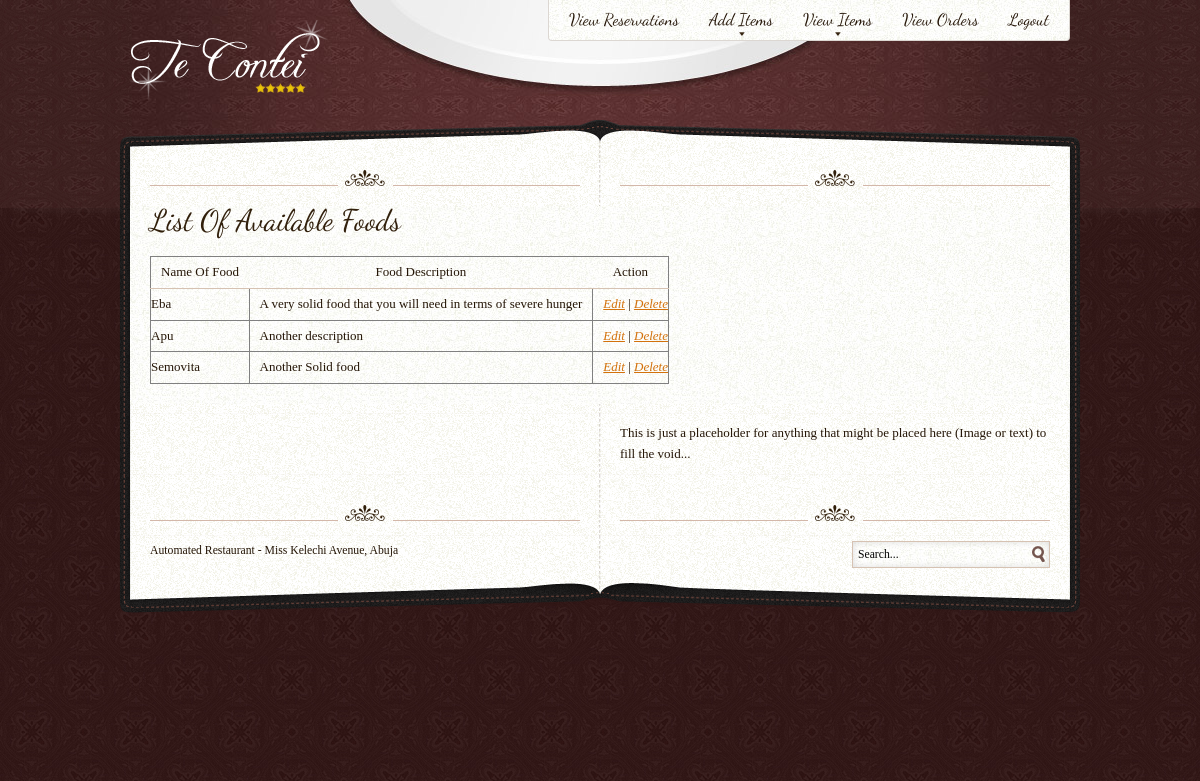
/view_food.php, run on the app's committed database.
### tables this page shows
CREATE TABLE IF NOT EXISTS `food` (
  `id` int(11) NOT NULL AUTO_INCREMENT,
  `food_name` varchar(30) NOT NULL,
  `food_detail` text NOT NULL,
  PRIMARY KEY (`id`)
);

### view_food.php (the view, shortened to what this page needs)
<?php
	include 'dashboard_header.php';
	include 'db.php';
?>
	<?php
		try {
		    $sql = "SELECT * FROM food";
		    $result = $pdo->query($sql);
		    } catch (PDOException $e) {
		      echo "No food found";
		      $e->getMessage();
		    }
		    while($row = $result->fetch()){
		      $rows[] = array("id" => $row['id'], "food_name" => $row['food_name'], "food_detail" => $row['food_detail']);
		    }
	 ?>
	<div id="carte">
		<div id="carte-top" class="wrap"></div>
		<div id="content-block" class="wrap">
		<div class="separator top-separator content left"></div>
		<div class="separator top-separator content right"></div>
		<div id="main" class="content fullwidth">
		<article class="article art">
		<div class="article-body">
			<h2>List Of Available Foods</h2>
			<table border="1">
				<thead>
					<tr>
						<th>Name Of Food</th>
						<th>Food Description</th>
						<th>Action</th>
					</tr>
				</thead>
				    <?php foreach ($rows as $food_list): ?>
				<tbody>
					<tr>
						<td>
							<?php echo htmlspecialchars($food_list['food_name']); ?>
						</td>
						<td>
							<?php echo htmlspecialchars($food_list['food_detail']); ?>
						</td>
						<td>
							<a href="edit_food.php?id=<?php echo $food_list['id']; ?>">Edit</a> | <a href="delete_food.php?id=<?php echo $food_list['id']; ?>" onclick="return confirm('Are you sure you want to delete this food?');">Delete</a>
      					</td>
					</tr>
				</tbody>
					<?php endforeach; ?>
			</table>
		</div>
	</article>
	</div>
	<div class="sidebar content">
	<div class="module">
		<p>
			This is just a placeholder for anything that might be placed here (Image or text) to fill the void...
		</p>
	</div>
	</div>
	<?php
		include 'carte-footer.php';
	?>
	</div>
	<div id="carte-bottom" class="clear wrap"></div>
	</div>
 <?php
 	include 'dashboard_footer.php';
  ?>

### css/template.css (style rules this page uses)
body,div,dl,dt,dd,ul,ol,li,h1,h2,h3,h4,h5,h6,pre,form,fieldset,input,textarea,p,blockquote,th,td { margin: 0; padding: 0; }
table { border-collapse: collapse; border-spacing: 0; }
address,caption,code,dfn,th,var { font-style: normal; font-weight: normal; }
header, nav, article, footer, address, figure, figcaption, details { display: block; }
body { font: 13px/1.6em 'Droid Serif', Georgia, serif; padding: 0 0 40px; color: #241506; background: #351615 url(../images/cloth-bewitched.jpg) 50% 208px; }
p,table { margin: 1.5em 0; }
a { font-style: italic; }
h1, h2, h3, h4, h5, h6 { font-family: Helvetica, arial, sans-serif; font-size: 100%; font-weight: normal; line-height: 100%; margin: 0 0 20px; color: #311f0b; }
h2 { font-size: 1.8em; }
#carte { position: relative; margin: -60px 0 40px; }
#content-block { min-height: 400px; background: url(../images/menu.png) repeat-y 50% 0; }
#carte-top, #carte-bottom { height: 50px; background: url(../images/menu.png) no-repeat 8px 0; }
#carte-bottom { height: 34px; background-position: -1936px 100%; }
.content { width: 430px; padding: 0 20px; }
.wrap { width: 940px; margin: 0 auto; padding: 0 20px; }
#main { position: relative; float: left; z-index: 2; overflow: hidden; }
.fullwidth { width: 900px; background: url(../images/paper.jpg); }
.sidebar { float: right; }
.sidebar .module { margin: 0 0 20px; }
.clearfix:after, .article:after, .wrap:after, .col-last:after { content: "."; display: block; clear: both; visibility: hidden; line-height: 0; height: 0; }
.clear { clear: both; }
.left, .caption-wrap-left { float: left; }
.right, .caption-wrap-right { float: right; }
.separator { height: 16px; width: 430px; margin: 20px 0; background: url(../images/separator.png) no-repeat 50% 50%; }
.top-separator { margin-top: 0; }
.fullwidth .article { max-width: 100% !important; }
th { padding: 5px 10px; border-right: 1px solid #D6C2B2; }
thead th, thead tr.tr-odd { padding: 5px 10px; background: transparent; border: 0; border-bottom: 1px solid #D6C2B2; }
td { padding: 5px 10px; }
tr td:first-child { padding-left: 0; }
tr td:last-child { padding-right: 0; }

### data on the page
food: food_name "Eba", food_detail "A very solid food that you will need in terms of severe hunger"
food: food_name "Apu", food_detail "Another description"
food: food_name "Semovita", food_detail "Another Solid food"
